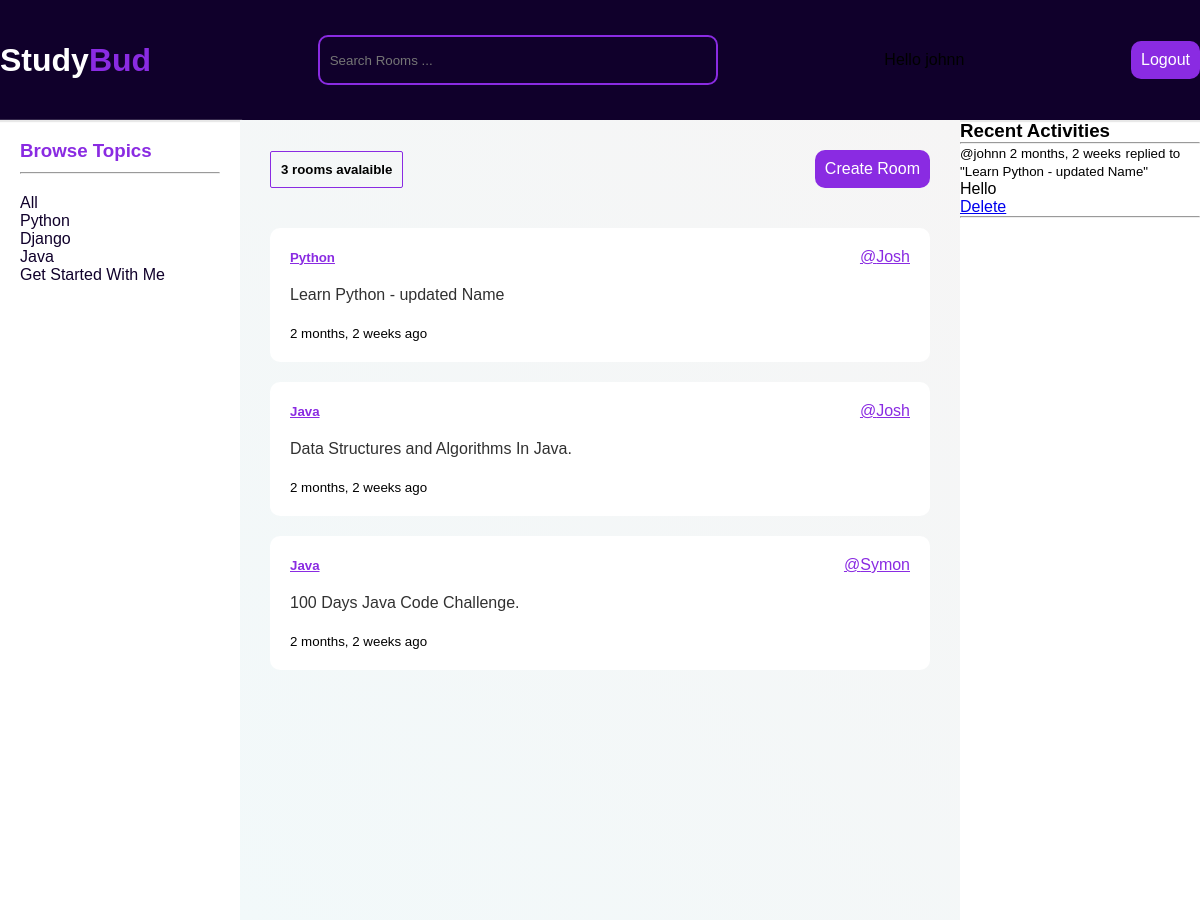
The app's page / (signed in) with its own data.
### myApp/models.py (models this page shows)
class Topic(models.Model):
    name = models.CharField(max_length=200)
    def __str__(self):
        return self.name

class Room(models.Model):
    host = models.ForeignKey(User,on_delete=models.SET_NULL,null=True)
    topic = models.ForeignKey(Topic,on_delete=models.SET_NULL,null=True)
    name = models.CharField(max_length=200)
    description = models.TextField(null=True,blank=True)
    participants = models.ManyToManyField(User,related_name='participants',blank=True)
    updated = models.DateTimeField(auto_now=True)
    created = models.DateTimeField(auto_now_add=True)
    class Meta:
        ordering = ['-updated','-created']
    def __str__(self):
        return self.name

class Message(models.Model):
    user = models.ForeignKey(User,on_delete=models.CASCADE)
    room = models.ForeignKey(Room,on_delete=models.CASCADE)
    body = models.TextField()
    updated = models.DateTimeField(auto_now=True)
    created = models.DateTimeField(auto_now_add=True)
    class Meta:
        ordering = ['-updated','-created']
    def __str__(self):
        return self.body[0:50]

### myApp/views.py (the view)
# urls.py: path('',views.home,name='home'),
def home(request):
    q = request.GET.get('q') if request.GET.get('q') != None else ''
    rooms = Room.objects.filter(
        Q(topic__name__icontains = q) |
        Q(name__icontains=q) |
        Q(description__icontains=q)
        )
    topics = Topic.objects.all()
    room_count = rooms.count()
    room_messages = Message.objects.filter( Q(room__topic__name__icontains=q))
    context = {'rooms':rooms,'topics':topics,'room_count':room_count,'room_messages':room_messages}
    return render(request,'myApp/home.html',context)

### myApp/templates/myApp/home.html (shortened to what this page needs)
{% extends 'main.html' %}
{% load static %}
{% block content %}
<div class="home-container">
    <div>
        {% include 'myApp/topics_component.html'%}
    </div>
    <div class="main-content">
        <div class="main-content-title">
        <div class="rooms-count">
        <h5>{{room_count}} rooms avalaible</h5>
        </div>
        <a href="{% url 'create-room'%}" class="btn">Create Room</a>
        </div>
        <div class="rooms-list">
           {% include 'myApp/feed_component.html' %}
        </div>
    </div>
    <div class="activities-container">
       {% include 'myApp/activity_component.html' %}
    </div>
</div>
{% endblock content %}

### myApp/templates/myApp/topics_component.html
{% load static %}
<link rel="stylesheet" href="{% static 'styles/main.css' %}">
      <div class="sidebar">
       <h3 class="sidebar-title"> Browse Topics</h3>
          <hr>
       <div class="topic-links">
       <div>
           <a href="{% url 'home'%}">All</a>
       </div>
        {% for topic in topics%}
          <div>
            <a href="{% url 'home' %}?q={{topic.name}}">{{topic.name}}</a>
          </div>
        {% endfor%}
      </div>
      </div>

### myApp/templates/myApp/feed_component.html (shortened to what this page needs)
<div>
{% for room in rooms%}
<div class="room">
<div class="room-header">
    <h5><a href="{% url 'room' room.id  %}">{{room.topic}}</a></h5>
    <a href="{% url 'user-profile' room.host.id%}">@{{room.host.username}}</a>
    </div>
<div class="room-content">
    <p>{{room.name}}</p>
</div>
<small>{{ room.created | timesince }} ago</small>
</div>
{%endfor%}
</div>

### myApp/templates/myApp/activity_component.html
<h3>Recent Activities</h3>
<hr>
{% for message in room_messages %}
<div>
   <small><a href="{% url 'user-profile' message.user.id %}"></a> @{{message.user}} {{message.created | timesince}}</small>
   <small>replied to "{{message.room}}"</small>
   <p>{{message}}</p>
   {% if request.user == message.user %}
   <a href="{%url 'delete-message' message.id %}">Delete</a>
   {% endif %}
   <hr>
</div>
{%endfor%}

### static/styles/main.css (style rules this page uses)
* { margin: 0; padding: 0; box-sizing: border-box; }
body { background-color: #ffffff; font-family: Arial, fantasy; }
.btn { text-align: center; text-decoration: none; color: white; background-color:blueviolet; padding: 10px; border-radius: 10px; }
.sidebar { height: 100vh; padding: 20px; box-shadow: 1px 1px 1px 1px #f1f1f1; }
.sidebar-title { color: blueviolet; margin-bottom: 10px; }
.topic-links { margin-top: 20px; }
.topic-links a { text-decoration: none; color:#10002b; }
.home-container { display: grid; grid-template-columns: 1fr 3fr 1fr; }
.main-content { padding: 30px; background:linear-gradient(45deg, #f2f9fa, #f6f5f5) ; }
.main-content-title { display: flex; justify-content: space-between; align-items: center; }
.rooms-count { border: solid blueviolet 1.2px; padding: 10px; border-radius: 2px; }
.rooms-list { margin-top: 40px; }
.room { background-color: #ffffff; padding: 20px; margin-bottom: 20px; border-radius: 10px; }
.room-header { display: flex; align-items: center; justify-content: space-between; margin-bottom: 10px; }
.room-header a { color: blueviolet; }
.room-content { color: #313131; margin: 20px 0; }

### records on screen
Topic: name "Python"
Topic: name "Django"
Topic: name "Java"
Topic: name "Get Started With Me"
Room: topic "Python", host.username "Josh", name "Learn Python - updated Name", created "2 months, 2 weeks"
Room: topic "Java", host.username "Josh", name "Data Structures and Algorithms In Java.", created "2 months, 2 weeks"
Room: topic "Java", host.username "Symon", name "100 Days Java Code Challenge.", created "2 months, 2 weeks"
Message: user "johnn", created "2 months, 2 weeks", room "Learn Python - updated Name", body "Hello", shows "Delete"

### other values on screen
{{ room_count }} "3"
